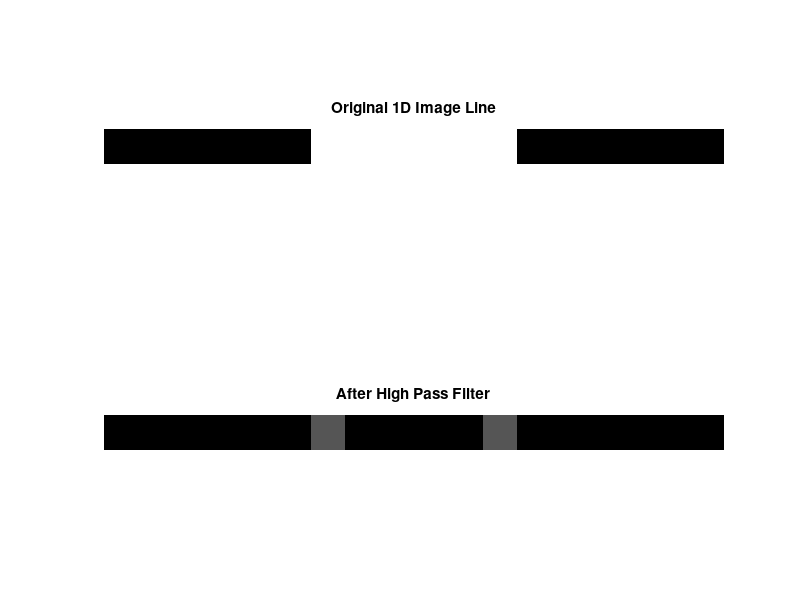

Recreate this plot in MATLAB. (Note: this script raises an error after producing the figure.)
%Clear the Console
clc;
%Delete All Memory Variables/Close All Windows
clear all;
close all;

pkg load image;
%{
  High Pass Filter is allow to only pass high frequency in the image are passed out 
   high frequency which is high transtions from pixel to pixel
  
  For Example: 
    Let's assume we've an 1D array show an Line Image 
    
     Line Image = 1 1 1 1 1 1 9 9 9 9 9 9 9 9 1 1 1 1 1 1 1 
                  low freq   --  low feq     --   low freq
         
      The Low Pass Filter for 1D is 1/3 * [ -1 2 -1 ]
      
%}

img1D = [ 1 1 1 1 1 1 255 255 255 255 255 255 1 1 1 1 1 1 ];
img1D = im2double(img1D/255);
filter = 1 / 3 * [ -1 2 -1 ]; 

subplot(2,1,1);
imshow(img1D); 
title("Original 1D Image Line")

filtered = imfilter(img1D,filter);

subplot(2,1,2);
imshow(filtered);
title("After High Pass Filter")

%{
      For Images as 2D the Low Pass Filter is 
      based on Filter Kernel 3 x 3 filter will be 1/9 [1 1 1; 1 1 1; 1 1 1]
      1/9 because the kernel was 3 x 3
      
      if kernel 3 x 3 
      then factor of filter will be 1/49 
      [ -1 -1 -1 
        -1  8 -1
        -1 -1 -1
      ]  
%}

img_2D = imread('hc.jpg');
kernel = [
        -1 -1 -1 
        -1  8 -1
        -1 -1 -1
      ]; 
% use can change the kernel factor 3 or 9 to contorl filter
filter = (1/3) * kernel; 

figure;
subplot(1,2,1);
imshow(img_2D); 
title("Original 2D Image")

filtered = imfilter(img_2D,filter,'replicate','same');%boundary option, output size -- ,'replicate','same'

subplot(1,2,2);
imshow(filtered);
title("After High Pass Filter on 2D Image")

%{
  But We Need to Be the Same Size as Original 
   Becasue filter eliminate pixels we need to 
   add pixels to do padding the image so that after 
   applying filter it will return to the same size 
   
   4rd paramter (output size) to imfilter 'same' or use 'full'
   use 3rd parameter (boundary option) to image we applying the filter
   we've option (replicate, symmetric)
   
    Can be used to detect the edges 
    becasue the edges is a high transistion from pixel to another.   
   %}



